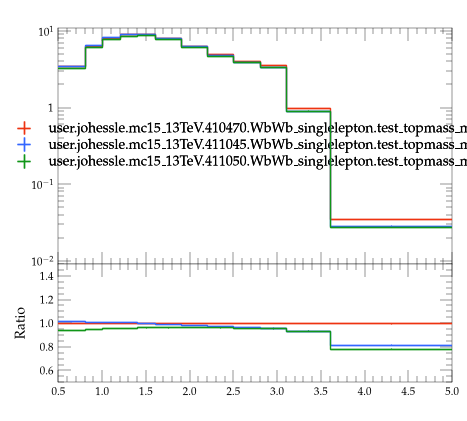

Source code (Python):
#! /usr/bin/env python3

# This Python script was auto-generated using YODA v2.1.2.
# Analysis object: /WbWb_singlelepton/dr_bw
# Timestamp: 07-08-2026 (09:16:01)

import matplotlib as mpl
import matplotlib.pyplot as plt
mpl.use('Agg') # comment out for interactive use
import os
import numpy as np
from numpy import nan, inf

plotDir = os.path.split(os.path.realpath(__file__))[0]
if 'YODA_USER_PLOT_PATH' in globals():
    plot_outdir = globals()['YODA_USER_PLOT_PATH']
else:
    plot_outdir = plotDir

#plot style
plt.style.use(os.path.join(plotDir, '../default.mplstyle'))
# plot metadata
figW, figH = plt.rcParams['figure.figsize']
ax_xLabel = ''
ax_yLabel = ''
ax_title  = ''
ax_xScale = 'linear'
ax_yScale = 'log'
xLims = (0.5, 5.0)
yLims = (0.009000000000000001, 11.0)

# TeX-friendly labels for the legend
labels = {
  'legend' : ([ r"user.johessle.mc15\_13TeV.410470.WbWb\_singlelepton.test\_topmass\_mppui", r"user.johessle.mc15\_13TeV.411045.WbWb\_singlelepton.test\_topmass\_mppui", r"user.johessle.mc15\_13TeV.411050.WbWb\_singlelepton.test\_topmass\_mppui" ], r""),
}

# Adjust canvas width and height
canvasW = 10.0
canvasH = 9.0
figW *= canvasW/10.
figH *= canvasH/9.

# Create figure and axis objects
fig, (ax, ratio0_ax) = plt.subplots(2, 1, sharex=True,
                  figsize=(figW,figH), gridspec_kw={'height_ratios': (6.0, 3.0)})

# Set figure margins
plt.subplots_adjust(
    left   = 1.0 * plt.rcParams['figure.subplot.left'],
    right  = 1.0 * plt.rcParams['figure.subplot.right'],
    top    = 1.0 * plt.rcParams['figure.subplot.top'],
    bottom = 1.0 * plt.rcParams['figure.subplot.bottom'])

ratio0_ax.yaxis.set_major_locator(mpl.ticker.MultipleLocator(0.2))
ratio0_ax.set_ylim(0.5, 1.4999)
ratio0_ax.set_ylabel('Ratio')

# the numerical data is stored in a separate file
dataf = dict()
prefix = os.path.split(__file__)[0]
if prefix:    prefix = prefix + '/'
exec(open(prefix+'dr_bw__data.py').read(), dataf)


legend_handles = dict() # keep track of handles for the legend

# style options for curves
# starts at zorder>=5 to draw curve on top of legend
styles = {
  'user.johessle.mc15_13TeV.410470.WbWb_singlelepton.test_topmass_mppui.yoda': {
    'color' : '#EE3311',
    'linestyle' : '-',
    'lineopacity' : 1.0,
    'linewidth' : 1,
    'marker' : 'none',
    'markersize' : 2,
    'capsize' : 0.0,
    'zorder' : 5,
    'histstyle' : 1,
    'drawstyle' : 'steps-pre',
    'xerrorbars' : 1,
    'yerrorbars' : 1,
    'fillcolor' : None,
    'fillopacity' : 1.0,
    'ratio0_linestyle' : '-',
    'ratio0_lineopacity' : 1.0,
    'ratio0_linewidth' : 1,
    'ratio0_marker' : 'none',
    'ratio0_markersize' : 2,
    'ratio0_capsize' : 0.0,
    'ratio0_zorder' : 5,
    'ratio0_histstyle' : 1,
    'ratio0_drawstyle' : 'steps-pre',
    'ratio0_xerrorbars' : 1,
    'ratio0_yerrorbars' : 1,
  },
  'user.johessle.mc15_13TeV.411045.WbWb_singlelepton.test_topmass_mppui.yoda': {
    'color' : '#3366FF',
    'linestyle' : '-',
    'lineopacity' : 1.0,
    'linewidth' : 1,
    'marker' : 'none',
    'markersize' : 2,
    'capsize' : 0.0,
    'zorder' : 6,
    'histstyle' : 1,
    'drawstyle' : 'steps-pre',
    'xerrorbars' : 1,
    'yerrorbars' : 1,
    'fillcolor' : None,
    'fillopacity' : 1.0,
    'ratio0_linestyle' : '-',
    'ratio0_lineopacity' : 1.0,
    'ratio0_linewidth' : 1,
    'ratio0_marker' : 'none',
    'ratio0_markersize' : 2,
    'ratio0_capsize' : 0.0,
    'ratio0_zorder' : 6,
    'ratio0_histstyle' : 1,
    'ratio0_drawstyle' : 'steps-pre',
    'ratio0_xerrorbars' : 1,
    'ratio0_yerrorbars' : 1,
  },
  'user.johessle.mc15_13TeV.411050.WbWb_singlelepton.test_topmass_mppui.yoda': {
    'color' : '#109618',
    'linestyle' : '-',
    'lineopacity' : 1.0,
    'linewidth' : 1,
    'marker' : 'none',
    'markersize' : 2,
    'capsize' : 0.0,
    'zorder' : 7,
    'histstyle' : 1,
    'drawstyle' : 'steps-pre',
    'xerrorbars' : 1,
    'yerrorbars' : 1,
    'fillcolor' : None,
    'fillopacity' : 1.0,
    'ratio0_linestyle' : '-',
    'ratio0_lineopacity' : 1.0,
    'ratio0_linewidth' : 1,
    'ratio0_marker' : 'none',
    'ratio0_markersize' : 2,
    'ratio0_capsize' : 0.0,
    'ratio0_zorder' : 7,
    'ratio0_histstyle' : 1,
    'ratio0_drawstyle' : 'steps-pre',
    'ratio0_xerrorbars' : 1,
    'ratio0_yerrorbars' : 1,
  },
}

# curve from input yoda files in main panel
for label, yvals in dataf['yvals'].items():
    if all(np.isnan(v) for v in dataf['yvals'][label]):
        continue
    tmp = None
    if styles[label]['histstyle']: # draw as histogram
        xpos = dataf['xedges'][label] if styles[label]['drawstyle'] else dataf['xpoints'][label]
        ypos = np.insert(yvals, 0, yvals[0]) if styles[label]['drawstyle'] else yvals
        if styles[label]['fillcolor']: # fill area below curve
            ax.fill_between(xpos, ypos, step='pre',
                            color=styles[label]['fillcolor'],
                            alpha=styles[label]['fillopacity'])
        tmp, = ax.plot(xpos, ypos,
                       color=styles[label]['color'],
                       linestyle=styles[label]['linestyle'],
                       alpha=styles[label]['lineopacity'],
                       linewidth=styles[label]['linewidth'],
                       drawstyle=styles[label]['drawstyle'], solid_joinstyle='miter',
                       zorder=styles[label]['zorder'], label=label)
    tmp = ax.errorbar(dataf['xpoints'][label], yvals,
                      xerr=np.array(dataf['xerrs'][label])*styles[label]['xerrorbars'],
                      yerr=np.array(dataf['yerrs'][label])*styles[label]['yerrorbars'],
                      fmt=styles[label]['marker'], capsize=styles[label]['capsize'],
                      alpha=styles[label]['lineopacity'],
                      markersize=styles[label]['markersize'],
                      ecolor=styles[label]['color'],
                      color=styles[label]['color'], zorder=styles[label]['zorder'])
    tmp[-1][0].set_linestyle(styles[label]['linestyle'])
    tmp[-1][0].set_linewidth(styles[label]['linewidth'])
    if label in dataf['add_legend_handle']:  legend_handles[label] = tmp
    for varLabel in dataf['variation_yvals'].keys():
        if varLabel.startswith(label):
            tmp, = ax.plot(dataf['xedges'][label], dataf['variation_yvals'][varLabel],
                           color=styles[label]['color'],
                           linestyle=styles[label]['linestyle'],
                           linewidth=styles[label]['linewidth'],
                           drawstyle='steps-pre', solid_joinstyle='miter',
                           zorder=styles[label]['zorder'], alpha=0.5)


# plots on ratio panel
# curve from input yoda files in ratio panel
for label, yvals in dataf['ratio0_yvals'].items():
    if all(np.isnan(v) for v in yvals):
        continue
    if styles[label]['ratio0_histstyle']: # plot as histogram
        xpos = dataf['xedges']['user.johessle.mc15_13TeV.410470.WbWb_singlelepton.test_topmass_mppui.yoda'] if styles[label]['ratio0_drawstyle'] else dataf['xpoints']['user.johessle.mc15_13TeV.410470.WbWb_singlelepton.test_topmass_mppui.yoda']
        ypos = np.insert(yvals, 0, yvals[0]) if styles[label]['ratio0_drawstyle'] else yvals
        ratio0_ax.plot(xpos, ypos,
                       color=styles[label]['color'],
                       linewidth=styles[label]['linewidth'],
                       linestyle=styles[label]['ratio0_linestyle'],
                       alpha=styles[label]['ratio0_lineopacity'],
                       drawstyle=styles[label]['ratio0_drawstyle'], zorder=styles[label]['zorder'],
                       solid_joinstyle='miter')
    tmp = ratio0_ax.errorbar(dataf['xpoints']['user.johessle.mc15_13TeV.410470.WbWb_singlelepton.test_topmass_mppui.yoda'], yvals,
                             xerr=np.array(dataf['ref_xerrs'])*styles[label]['ratio0_xerrorbars'],
                             yerr=np.array(dataf['ratio0_yerrs'][label])*styles[label]['ratio0_yerrorbars'],
                             fmt=styles[label]['ratio0_marker'], capsize=styles[label]['ratio0_capsize'],
                             alpha=styles[label]['ratio0_lineopacity'],
                             markersize=styles[label]['ratio0_markersize'],
                             ecolor=styles[label]['color'],
                             color=styles[label]['color'])
    tmp[-1][0].set_linestyle(styles[label]['ratio0_linestyle'])
    tmp[-1][0].set_linewidth(styles[label]['ratio0_linewidth'])

    for varlabel in dataf['ratio0_variation_vals'].keys():
        if varlabel.startswith(label):
            ratio0_ax.plot(dataf['xedges']['user.johessle.mc15_13TeV.410470.WbWb_singlelepton.test_topmass_mppui.yoda'],
                            dataf['ratio0_variation_vals'][varlabel],
                            color=styles[label]['color'],
                            linestyle=styles[label]['linestyle'],
                            linewidth=styles[label]['linewidth'],
                            drawstyle='steps-pre', solid_joinstyle='miter',
                            zorder=1, alpha=0.5)

legend_items = list(legend_handles.values())
ax.add_artist(ax.legend(legend_items,
                        labels['legend'][0],
                        title=labels['legend'][1],
                        alignment='left',
                        loc='center',
                        bbox_to_anchor=(0.5, 0.5)))

# set plot metadata as defined above
ratio0_ax.set_xlabel(ax_xLabel)
ratio0_ax.xaxis.set_label_coords(1., -0.15)
ax.set_ylabel(ax_yLabel, ha='right', va='top')
ax.yaxis.set_label_coords(-0.11, 1.0)
ax.set_title(ax_title, loc='left')
ax.set_xscale(ax_xScale)
ax.set_yscale(ax_yScale)
ratio0_ax.set_yscale('linear')
ax.set_xlim(xLims)
ax.set_ylim(yLims)

# tick formatting
plt.rcParams['xtick.top'] = True
plt.rcParams['ytick.right'] = True
ax.yaxis.set_major_locator(mpl.ticker.LogLocator(base=10.0, numticks=np.inf))
ax.yaxis.set_minor_locator(mpl.ticker.LogLocator(
                           base=10.0, subs=np.arange(0.1, 1, 0.1), numticks=np.inf))
fig.align_ylabels((ax, ratio0_ax))
plt.savefig(os.path.join(plot_outdir, 'dr_bw.pdf'), format='PDF')
plt.savefig(os.path.join(plot_outdir, 'dr_bw.png'), format='PNG')

plt.close(fig)
